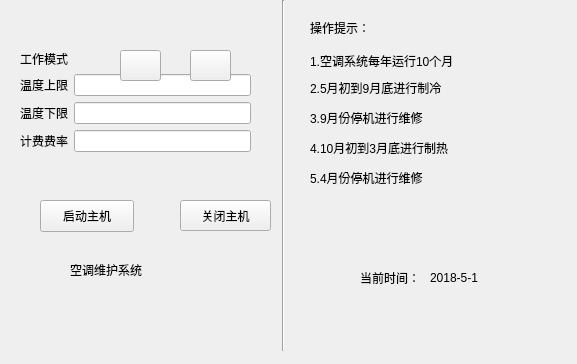
<?xml version="1.0" encoding="UTF-8"?>
<ui version="4.0">
 <class>Maintenance</class>
 <widget class="QWidget" name="Maintenance">
  <property name="geometry">
   <rect>
    <x>0</x>
    <y>0</y>
    <width>577</width>
    <height>364</height>
   </rect>
  </property>
  <property name="windowTitle">
   <string>maintenance</string>
  </property>
  <widget class="QWidget" name="formLayoutWidget">
   <property name="geometry">
    <rect>
     <x>20</x>
     <y>50</y>
     <width>231</width>
     <height>164</height>
    </rect>
   </property>
   <layout class="QFormLayout" name="formLayout">
    <item row="1" column="0">
     <widget class="QLabel" name="label_2">
      <property name="styleSheet">
       <string notr="true">font: 18pt &quot;Wawati SC&quot;;</string>
      </property>
      <property name="text">
       <string>温度上限</string>
      </property>
     </widget>
    </item>
    <item row="1" column="1">
     <widget class="QLineEdit" name="upper"/>
    </item>
    <item row="2" column="0">
     <widget class="QLabel" name="label_3">
      <property name="styleSheet">
       <string notr="true">font: 18pt &quot;Wawati SC&quot;;</string>
      </property>
      <property name="text">
       <string>温度下限</string>
      </property>
     </widget>
    </item>
    <item row="2" column="1">
     <widget class="QLineEdit" name="lower"/>
    </item>
    <item row="3" column="0">
     <widget class="QLabel" name="label_4">
      <property name="styleSheet">
       <string notr="true">font: 18pt &quot;Wawati SC&quot;;</string>
      </property>
      <property name="text">
       <string>计费费率</string>
      </property>
     </widget>
    </item>
    <item row="3" column="1">
     <widget class="QLineEdit" name="rate"/>
    </item>
    <item row="0" column="0">
     <widget class="QLabel" name="label">
      <property name="styleSheet">
       <string notr="true">font: 18pt &quot;Wawati SC&quot;;</string>
      </property>
      <property name="text">
       <string>工作模式</string>
      </property>
     </widget>
    </item>
   </layout>
  </widget>
  <widget class="QPushButton" name="close">
   <property name="geometry">
    <rect>
     <x>180</x>
     <y>200</y>
     <width>91</width>
     <height>31</height>
    </rect>
   </property>
   <property name="styleSheet">
    <string notr="true">font: 18pt &quot;Wawati SC&quot;;</string>
   </property>
   <property name="text">
    <string>关闭主机</string>
   </property>
  </widget>
  <widget class="QPushButton" name="start">
   <property name="geometry">
    <rect>
     <x>40</x>
     <y>200</y>
     <width>94</width>
     <height>32</height>
    </rect>
   </property>
   <property name="styleSheet">
    <string notr="true">font: 18pt &quot;Wawati SC&quot;;</string>
   </property>
   <property name="text">
    <string>启动主机</string>
   </property>
  </widget>
  <widget class="QLabel" name="label_5">
   <property name="geometry">
    <rect>
     <x>70</x>
     <y>260</y>
     <width>141</width>
     <height>20</height>
    </rect>
   </property>
   <property name="styleSheet">
    <string notr="true">font: 22pt &quot;Wawati SC&quot;;</string>
   </property>
   <property name="text">
    <string>空调维护系统</string>
   </property>
  </widget>
  <widget class="QPushButton" name="hot">
   <property name="geometry">
    <rect>
     <x>120</x>
     <y>50</y>
     <width>41</width>
     <height>31</height>
    </rect>
   </property>
   <property name="styleSheet">
    <string notr="true">border-image: url(:/new/prefix1/hot.png);</string>
   </property>
   <property name="text">
    <string/>
   </property>
  </widget>
  <widget class="QPushButton" name="cold">
   <property name="geometry">
    <rect>
     <x>190</x>
     <y>50</y>
     <width>41</width>
     <height>31</height>
    </rect>
   </property>
   <property name="styleSheet">
    <string notr="true">border-image: url(:/new/prefix1/cold.png);</string>
   </property>
   <property name="text">
    <string/>
   </property>
  </widget>
  <widget class="QLabel" name="label_6">
   <property name="geometry">
    <rect>
     <x>210</x>
     <y>250</y>
     <width>41</width>
     <height>31</height>
    </rect>
   </property>
   <property name="text">
    <string/>
   </property>
   <property name="pixmap">
    <pixmap>:/new/prefix1/set.png</pixmap>
   </property>
   <property name="scaledContents">
    <bool>true</bool>
   </property>
  </widget>
  <widget class="Line" name="line">
   <property name="geometry">
    <rect>
     <x>273</x>
     <y>0</y>
     <width>20</width>
     <height>351</height>
    </rect>
   </property>
   <property name="orientation">
    <enum>Qt::Vertical</enum>
   </property>
  </widget>
  <widget class="QLabel" name="label_7">
   <property name="geometry">
    <rect>
     <x>310</x>
     <y>20</y>
     <width>60</width>
     <height>16</height>
    </rect>
   </property>
   <property name="text">
    <string>操作提示：</string>
   </property>
  </widget>
  <widget class="QLabel" name="label_8">
   <property name="geometry">
    <rect>
     <x>310</x>
     <y>50</y>
     <width>211</width>
     <height>21</height>
    </rect>
   </property>
   <property name="text">
    <string>1.空调系统每年运行10个月</string>
   </property>
  </widget>
  <widget class="QLabel" name="label_9">
   <property name="geometry">
    <rect>
     <x>310</x>
     <y>80</y>
     <width>251</width>
     <height>16</height>
    </rect>
   </property>
   <property name="text">
    <string>2.5月初到9月底进行制冷</string>
   </property>
  </widget>
  <widget class="QLabel" name="label_10">
   <property name="geometry">
    <rect>
     <x>310</x>
     <y>110</y>
     <width>141</width>
     <height>16</height>
    </rect>
   </property>
   <property name="text">
    <string>3.9月份停机进行维修</string>
   </property>
  </widget>
  <widget class="QLabel" name="label_11">
   <property name="geometry">
    <rect>
     <x>310</x>
     <y>140</y>
     <width>171</width>
     <height>16</height>
    </rect>
   </property>
   <property name="text">
    <string>4.10月初到3月底进行制热</string>
   </property>
  </widget>
  <widget class="QLabel" name="label_12">
   <property name="geometry">
    <rect>
     <x>310</x>
     <y>170</y>
     <width>131</width>
     <height>16</height>
    </rect>
   </property>
   <property name="text">
    <string>5.4月份停机进行维修</string>
   </property>
  </widget>
  <widget class="QLabel" name="label_13">
   <property name="geometry">
    <rect>
     <x>360</x>
     <y>270</y>
     <width>60</width>
     <height>16</height>
    </rect>
   </property>
   <property name="text">
    <string>当前时间：</string>
   </property>
  </widget>
  <widget class="QLabel" name="time">
   <property name="geometry">
    <rect>
     <x>430</x>
     <y>270</y>
     <width>60</width>
     <height>16</height>
    </rect>
   </property>
   <property name="text">
    <string>2018-5-1</string>
   </property>
  </widget>
 </widget>
 <resources/>
 <connections/>
</ui>
